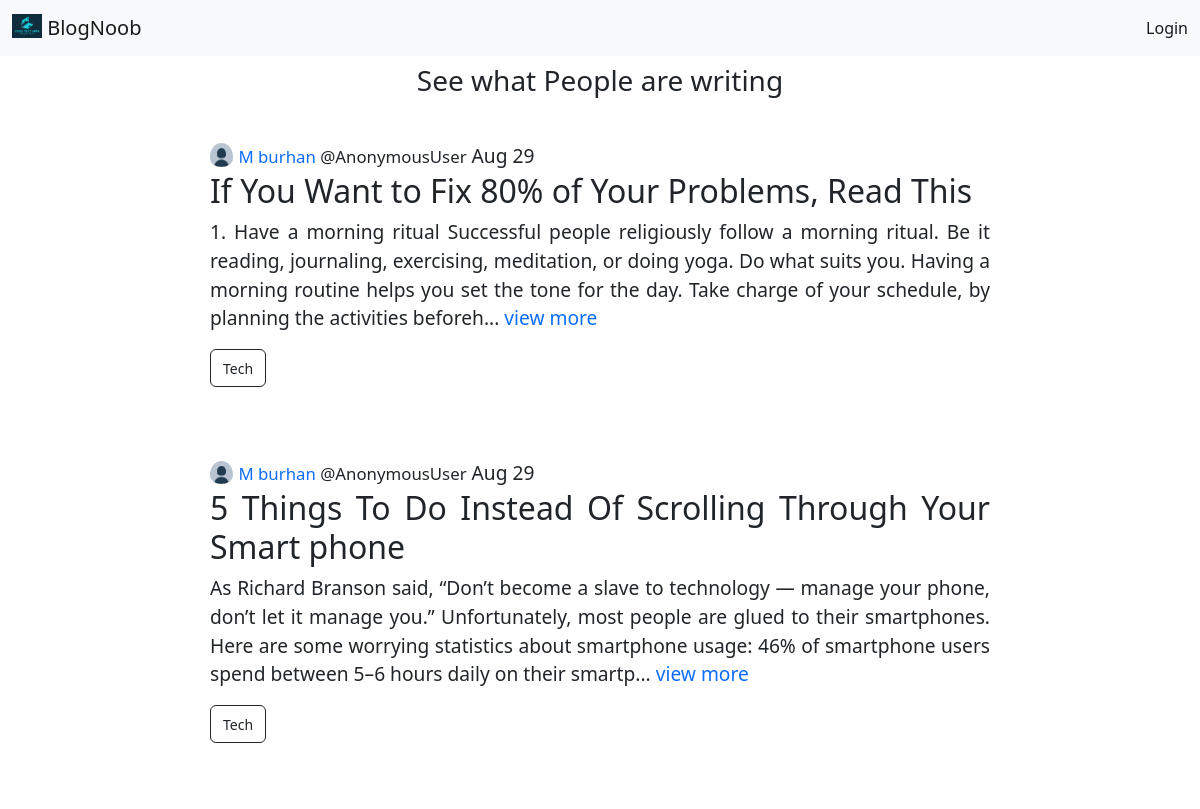
The app's page / (upper part), older data.
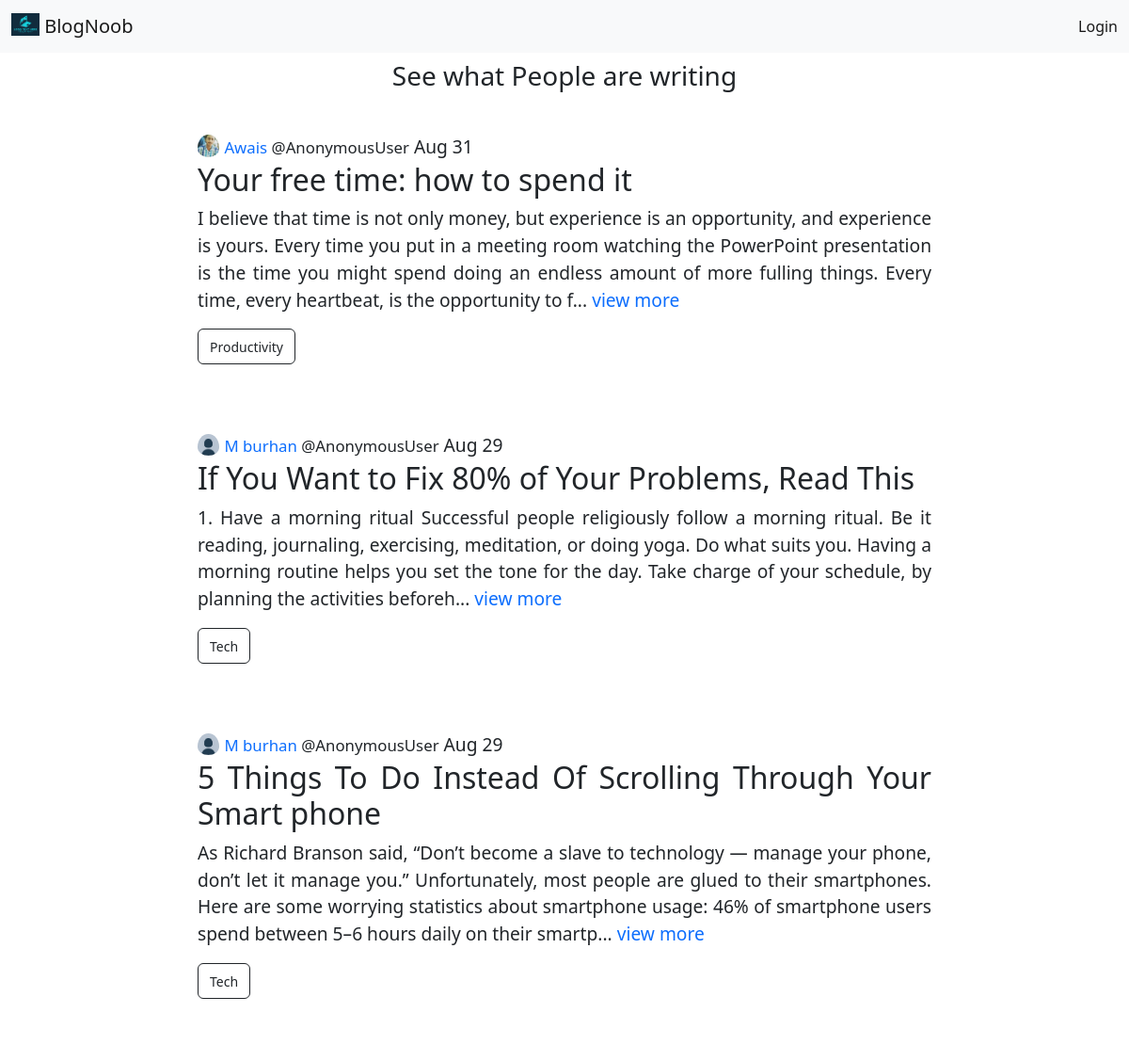
The same page, newer data.
### base/models.py (models this page shows, shortened)
class Blog(models.Model):
    title = models.CharField(max_length=200, null=False)
    author = models.ForeignKey(User, on_delete=models.CASCADE, null=True)
    topic = models.ForeignKey(Topic, on_delete=models.SET_NULL, null=True)
    body = models.TextField()
    updated = models.DateTimeField(auto_now=True)
    created = models.DateTimeField(auto_now_add=True)
    def __str__(self) -> str:
        return self.body[0:300]
    class Meta:
        ordering = ['-created', '-updated']

class Profile(models.Model):
    full_name = models.CharField(max_length=200, null=True)
    bio = models.TextField()
    user = models.OneToOneField(User, on_delete=models.CASCADE)
    avatar = models.ImageField(upload_to='avatar/', default='avatar/default.jpg',null=True)

class Topic(models.Model):
    name = models.CharField(max_length=200, null=True)
    def __str__(self) -> str:
        return self.name

### base/views.py (the view)
# urls.py: path("", views.home, name='home'),
def home(request):
    q = request.GET.get('q') if request.GET.get('q') != None else ''
    if q != '':
        topic = Topic.objects.filter(name=q)
        print(topic)
        blogs = Blog.objects.filter(topic=topic[0:1])
    else:
        blog = blogs = Blog.objects.filter()
    context = {
        'blogs' : blogs
    }
    return render(request, 'base/home.html', context)

### base/templates/base/home.html (shortened to what this page needs)
{% extends 'main.html' %} {% block content %}
<div id='feed'>
    <h3>See what People are writing</div>
    {% include 'base/blog_component.html' %}
{% endblock content %}

### base/templates/base/blog_component.html (shortened to what this page needs)
{% for blog in blogs %}
<div class="container blog-container">
    <img
        class="blog-profile"
        src="{{ blog.author.profile.avatar.url }}"
        alt="profile-img"
    />
    <small>
        <a href="{% url 'user-profile' blog.author.id %}"
            >{{blog.author.profile.full_name}}</a
        >
    </small>
    <small>@{{user}}</small>
    <span>{{blog.created| date:"M j"}}</span>
    <h2>{{blog.title}}</h2>
    <p>{{blog}}... <a href="{% url 'blog' blog.id %}">view more</a></p>
    <div class="row">
        <div class="col-10">
            <a
                class="btn btn-outline-dark"
                href="{% url 'home' %}?q={{ blog.topic}}"
                ><small>{{blog.topic}}</small></a
            >
        </div>
        <div class="col-2">
        </div>
    </div>
</div>
{% endfor %}

Row changes from the older to the newer data that the page shows:
added Blog: author.profile.avatar (picture), author.profile.full_name "Awais", user "AnonymousUser", created "Aug 31", title "Your free time: how to spend it", body "I believe that time is not only money, but experience is an opportunity, and experience is yours. Every time you put in a meeting room watching the PowerPoint presentation is the time you might spend doing an endless amount of more fulling things. Every time, every heartbeat, is the opportunity to f", topic "Productivity"
